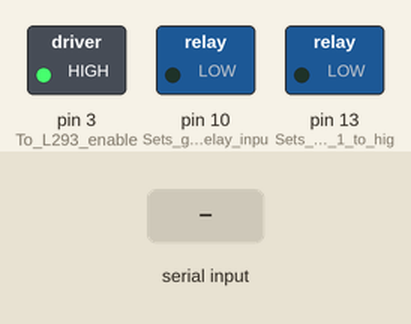
This sketch was run on a simulated Arduino Uno, built with avr-gcc and run on an emulated ATmega328P. Shown: switched loads named in the sketch (green lamp = pin HIGH). The inputs (shaded band) are chosen by the test bench.

Above: at 1.2 s.
1.3 s: "o" received over Serial
At 1.6 s:
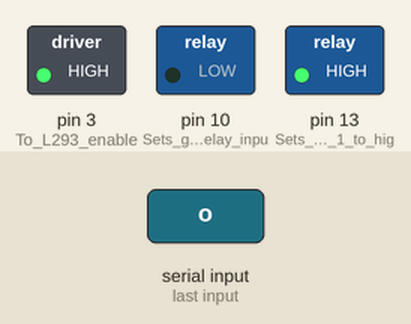
2.8 s: "f" received over Serial
At 3.9 s:
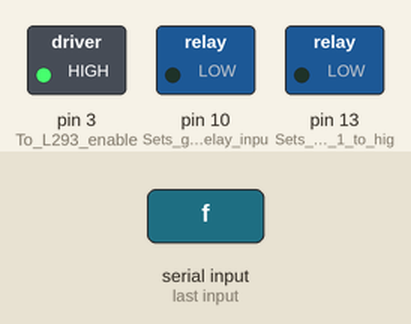
Timing chart, 0 to 5.8 s (numbered marks = the images above; inputs shaded):
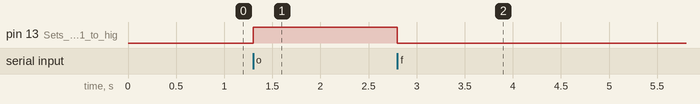

Measured:
- after the input at 1.3 s, pin 13 (Sets_Relayoutput_1_to_hig): LOW → HIGH at once
- after the input at 2.8 s, pin 13 (Sets_Relayoutput_1_to_hig): HIGH → LOW at once

The sketch:

bgmBlue.ino
```cpp
void setup(){
Serial.begin(9600);
pinMode(13,OUTPUT);  //Sets Relayoutput 1 to high or low
pinMode(3,OUTPUT); //To L293 enable
digitalWrite(3,1);

pinMode(10,OUTPUT);//Sets ground to relay input2, u could easily connect relay to ground to save pins
digitalWrite(10,0);
}

void loop(){
 char s;
if(Serial.available()){
s=Serial.read();

if(s=='o'){
digitalWrite(13,1);}
else if (s=='f')
{
digitalWrite(13,0);
}

}
}
```
